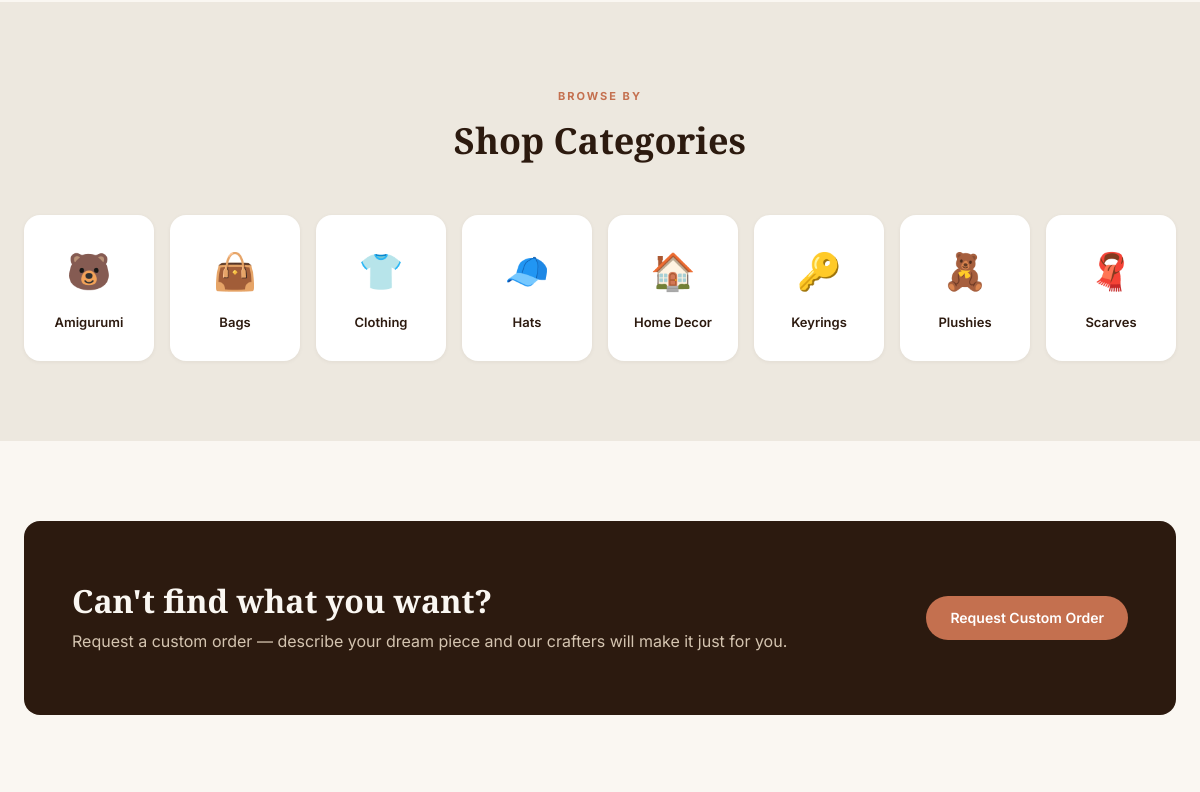
Before: / (middle part) with the older database file.
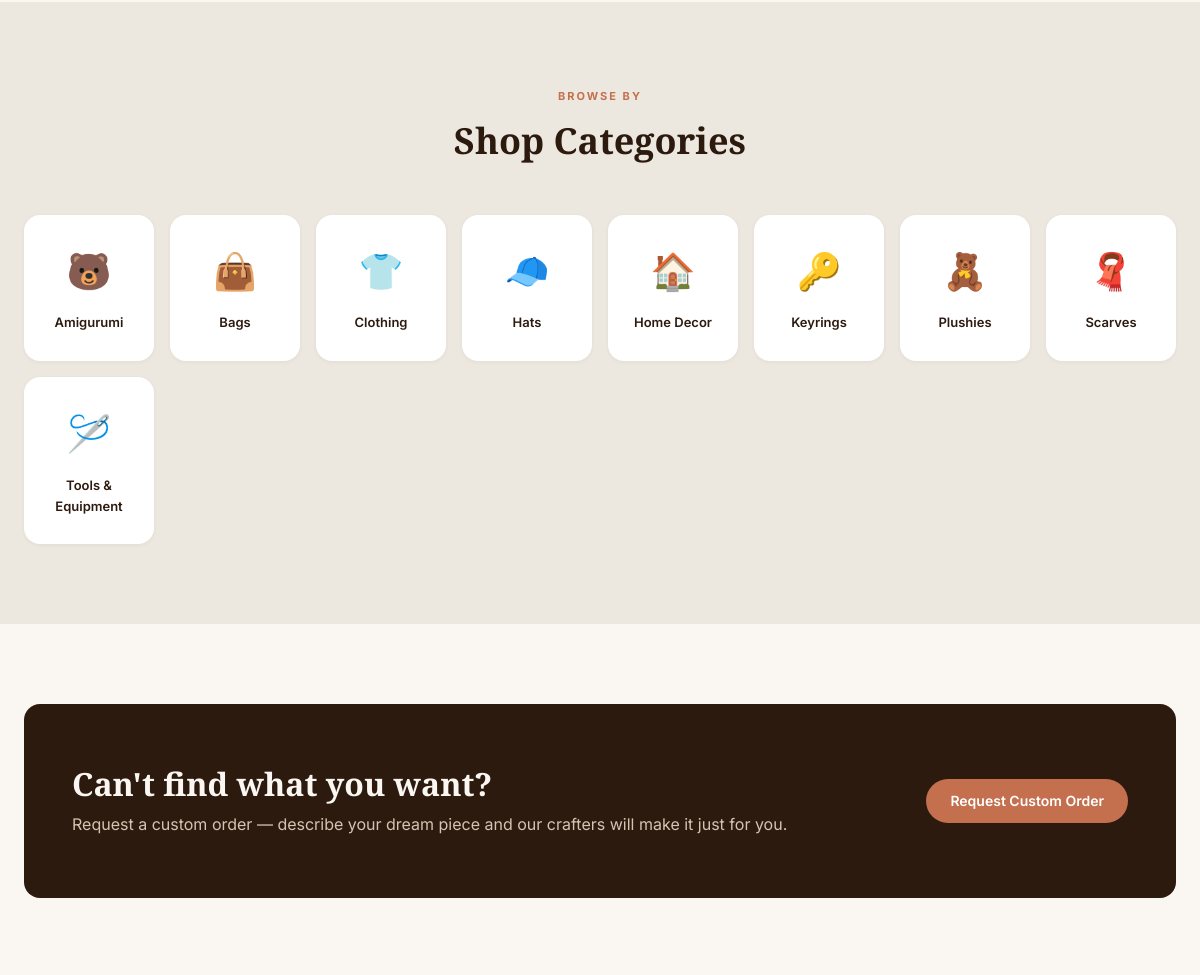
After: the same page with the newer database file.
### tables this page shows
CREATE TABLE categories (
    id INT AUTO_INCREMENT PRIMARY KEY,
    name VARCHAR(100) NOT NULL,
    slug VARCHAR(100) UNIQUE NOT NULL,
    icon VARCHAR(40) DEFAULT ''
);

### index.php (the view, shortened to what this page needs)
<?php
require_once __DIR__ . '/config/db.php';
$cats = $pdo->query("SELECT * FROM categories ORDER BY name")->fetchAll();
require_once ROOT . '/includes/header.php';
?>
<section class="section section-alt" id="categories">
  <div class="container">
    <div class="section-header">
      <div class="section-tag">Browse By</div>
      <h2>Shop Categories</h2>
    </div>
    <div class="categories-grid">
      <?php foreach ($cats as $cat): ?>
        <a href="<?= BASE_URL ?>/user/browse.php?category=<?= urlencode($cat['slug']) ?>"
           class="cat-card">
          <div class="cat-icon"><?= $cat['icon'] ?></div>
          <div class="cat-name"><?= htmlspecialchars($cat['name']) ?></div>
        </a>
      <?php endforeach; ?>
    </div>
  </div>
</section>
<section class="section">
  <div class="container">
    <div class="cta-banner">
      <div>
        <h2>Can't find what you want?</h2>
        <p>Request a custom order — describe your dream piece and our crafters will make it just for you.</p>
      </div>
      <a href="<?= BASE_URL ?>/user/custom_order.php" class="btn btn-rust" style="flex-shrink:0;">
        Request Custom Order
      </a>
    </div>
  </div>
</section>
<?php require_once ROOT . '/includes/footer.php'; ?>

### includes/header.php (shortened to what this page needs)
<!DOCTYPE html>
<html lang="en">
<head>
  <link rel="stylesheet" href="<?= BASE_URL ?>/assets/css/style.css">
</head>
<body>

### includes/footer.php (shortened to what this page needs)
</body>
</html>

### assets/css/style.css (style rules this page uses)
*, *::before, *::after { box-sizing: border-box; margin: 0; padding: 0; }
:root { --cream: #FAF7F2; --beige: #EDE8DF; --tan: #D4C4B0; --brown: #2C1A0F; --brown-mid: #5C3D2E; --rust: #C4704F; --rose: #C4856A; --sage: #6B8F71; --white: #FFFFFF; --shadow-xs: 0 1px 4px rgba(44,26,15,.06); --shadow-sm: 0 2px 10px rgba(44,26,15,.09); --shadow: 0 4px 24px rgba(44,26,15,.13); --shadow-lg: 0 10px 48px rgba(44,26,15,.18); --radius: 16px; --radius-sm: 10px; --radius-pill: 100px; --transition: .2s ease; }
html { scroll-behavior: smooth; }
body { font-family: 'Inter', system-ui, sans-serif; background: var(--cream); color: var(--brown); line-height: 1.6; font-size: 16px; }
h1,h2,h3,h4,h5 { font-family: 'Playfair Display', Georgia, serif; line-height: 1.25; }
a { text-decoration: none; color: inherit; }
.container { max-width: 1200px; margin: 0 auto; padding: 0 24px; }
.btn { display: inline-flex; align-items: center; gap: 8px; padding: 11px 24px; border-radius: var(--radius-pill); font-size: 14px; font-weight: 600; border: none; cursor: pointer; transition: all var(--transition); text-decoration: none; white-space: nowrap; }
.btn-rust { background: var(--rust); color: var(--white); }
.section { padding: 80px 0; }
.section-alt { background: var(--beige); }
.section-header { text-align: center; margin-bottom: 52px; }
.section-tag { display: inline-block; font-size: 11px; font-weight: 700; letter-spacing: 2px; text-transform: uppercase; color: var(--rust); margin-bottom: 12px; }
.section-header h2 { font-size: 36px; color: var(--brown); margin-bottom: 12px; }
.categories-grid { display: grid; grid-template-columns: repeat(auto-fill, minmax(130px, 1fr)); gap: 16px; }
.cat-card { background: var(--white); border-radius: var(--radius); padding: 28px 16px; text-align: center; box-shadow: var(--shadow-xs); transition: all var(--transition); display: block; color: var(--brown); }
.cat-icon { font-size: 36px; margin-bottom: 12px; }
.cat-name { font-size: 13px; font-weight: 600; }
.cta-banner { background: var(--brown); border-radius: var(--radius); padding: 60px 48px; display: flex; align-items: center; justify-content: space-between; gap: 32px; }
.cta-banner h2 { font-size: 32px; color: var(--cream); }
.cta-banner p { color: var(--tan); margin-top: 8px; }

Changed rows visible on the page:
added categories: icon "🪡", name "Tools & Equipment"
